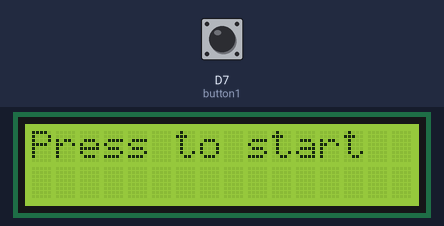
Bench run of a sketch on a simulated ESP8266 (NodeMCU). Shown: 16×2 character LCD. The test bench sets the inputs (shaded band); at power-on: D7 (button1) LOW.

Above: at 1.2 s.
1.3 s: D7 (button1) pulled HIGH for 0.15 s
At 3.1 s:
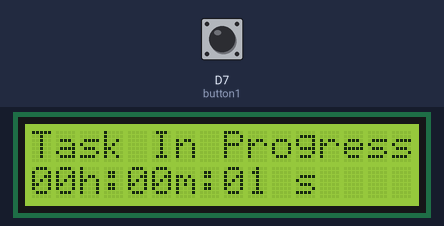
4.4 s: D7 (button1) pulled HIGH for 1 s
At 7.4 s:
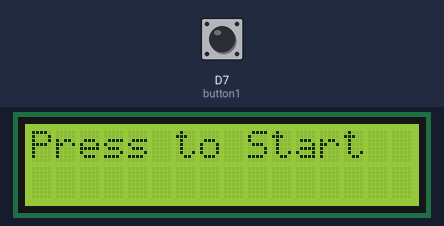
8.3 s: D7 (button1) pulled HIGH for 0.15 s
At 11.1 s:
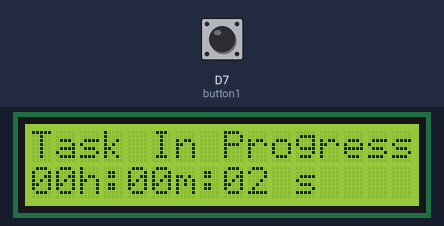
Timing chart, 0 to 12.6 s (numbered marks = the images above; inputs shaded):
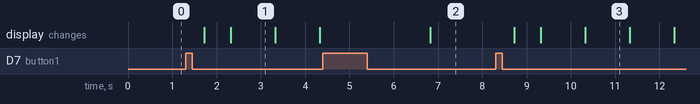

The sketch:

wiStopWatch.ino
```cpp
#include <LiquidCrystal_I2C.h>

//#define button1 D7
const int button1 = D7;
int timerMode = 0;
unsigned long startTime, Sec, Min, Hour;
//String milliSec;

//set the LCD address to 0x27
LiquidCrystal_I2C lcd(0x27,16,2);

void setup()
{

  //Setup push button
  pinMode(button1, INPUT);

  //setup LCD
  lcd.init();
  lcd.clear();
  lcd.backlight();

  //write on LCD
  lcd.setCursor(0,0);
  lcd.print("Press to start");

  Serial.begin(9600);

}

void loop()
{
  stopWatch();

}

void stopWatch() //function
{
      if (digitalRead(button1) == HIGH)
  {
    startTime = millis();
    timerMode++;
    delay(400);
  }
  if (timerMode == 1)
    {
      lcd.setCursor(0,0);
      lcd.print("Task In Progress");
      lcd.setCursor(0,1);

      //formula to change time format from milisec to hour
//      milliSec = String((millis() - startTime) % 1000);
      Sec = ((millis() - startTime) / 1000) % 60;
      Min = ((millis() - startTime) / 60000) % 60;
      Hour = ((millis() - startTime) / 3600000) % 60;

//print 00h:00m:00.00s to LCD
      if(Hour < 10)
    {
      lcd.print("0");
      lcd.print(Hour);
      lcd.print("h");
    }
    else
    lcd.print(Hour);
    lcd.print(":");

      if(Min < 10)
    {
      lcd.print("0");
      lcd.print(Min);
      lcd.print("m");
    }
    else
    lcd.print(Min);
    lcd.print(":");

      if (Sec < 10)
  {
    lcd.print("0");
    lcd.print(Sec);
  }
  else
  lcd.print(Sec);
//  lcd.print(".");
//  lcd.print(milliSec[0]);
//  lcd.print(milliSec[1]);
  lcd.print(" s");
    }

    if (timerMode > 1)
        {
          delay(2000);
          timerMode = 0;
          lcd.clear();
          lcd.print("Press to Start");
        }
}
```

Measured:
- after the input at 1.3 s, the display: first changes after 0.43 s (image 1 shows a later state)
- after the input at 4.4 s, the display: changes after 2.4 s (image 2)
- after the input at 8.3 s, the display: first changes after 0.43 s (image 3 shows a later state)
- what the display in image 1 shows lasts 1.0 s, from 2.3 s to 3.3 s
